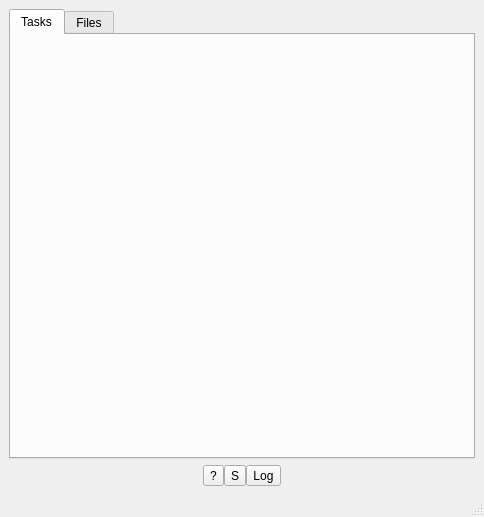
<?xml version="1.0" encoding="UTF-8"?>
<ui version="4.0">
 <class>MainW</class>
 <widget class="QMainWindow" name="MainW">
  <property name="geometry">
   <rect>
    <x>0</x>
    <y>0</y>
    <width>484</width>
    <height>517</height>
   </rect>
  </property>
  <property name="windowTitle">
   <string>cchelper</string>
  </property>
  <property name="unifiedTitleAndToolBarOnMac">
   <bool>true</bool>
  </property>
  <widget class="QWidget" name="centralwidget">
   <layout class="QVBoxLayout" name="verticalLayout">
    <item>
     <widget class="QTabWidget" name="tabWidget">
      <property name="currentIndex">
       <number>0</number>
      </property>
      <widget class="TaskBrowser" name="TBrowser">
       <attribute name="title">
        <string>Tasks</string>
       </attribute>
      </widget>
      <widget class="FileBrowser" name="FBrowser">
       <attribute name="title">
        <string>Files</string>
       </attribute>
      </widget>
     </widget>
    </item>
    <item>
     <layout class="QHBoxLayout" name="horizontalLayout_2">
      <property name="spacing">
       <number>0</number>
      </property>
      <item>
       <spacer name="horizontalSpacer">
        <property name="orientation">
         <enum>Qt::Horizontal</enum>
        </property>
        <property name="sizeHint" stdset="0">
         <size>
          <width>40</width>
          <height>20</height>
         </size>
        </property>
       </spacer>
      </item>
      <item>
       <widget class="QToolButton" name="F1Button">
        <property name="text">
         <string>?</string>
        </property>
       </widget>
      </item>
      <item>
       <widget class="QToolButton" name="settingButton">
        <property name="text">
         <string>S</string>
        </property>
       </widget>
      </item>
      <item>
       <widget class="QToolButton" name="logButton">
        <property name="text">
         <string>Log</string>
        </property>
       </widget>
      </item>
      <item>
       <spacer name="horizontalSpacer_2">
        <property name="orientation">
         <enum>Qt::Horizontal</enum>
        </property>
        <property name="sizeHint" stdset="0">
         <size>
          <width>40</width>
          <height>20</height>
         </size>
        </property>
       </spacer>
      </item>
     </layout>
    </item>
   </layout>
  </widget>
  <widget class="QStatusBar" name="statusbar"/>
 </widget>
 <customwidgets>
  <customwidget>
   <class>FileBrowser</class>
   <extends>QWidget</extends>
   <header location="global">cchelper.filebrowser</header>
   <container>1</container>
  </customwidget>
  <customwidget>
   <class>TaskBrowser</class>
   <extends>QWidget</extends>
   <header location="global">cchelper.taskbrowser</header>
   <container>1</container>
  </customwidget>
 </customwidgets>
 <resources/>
 <connections/>
</ui>
